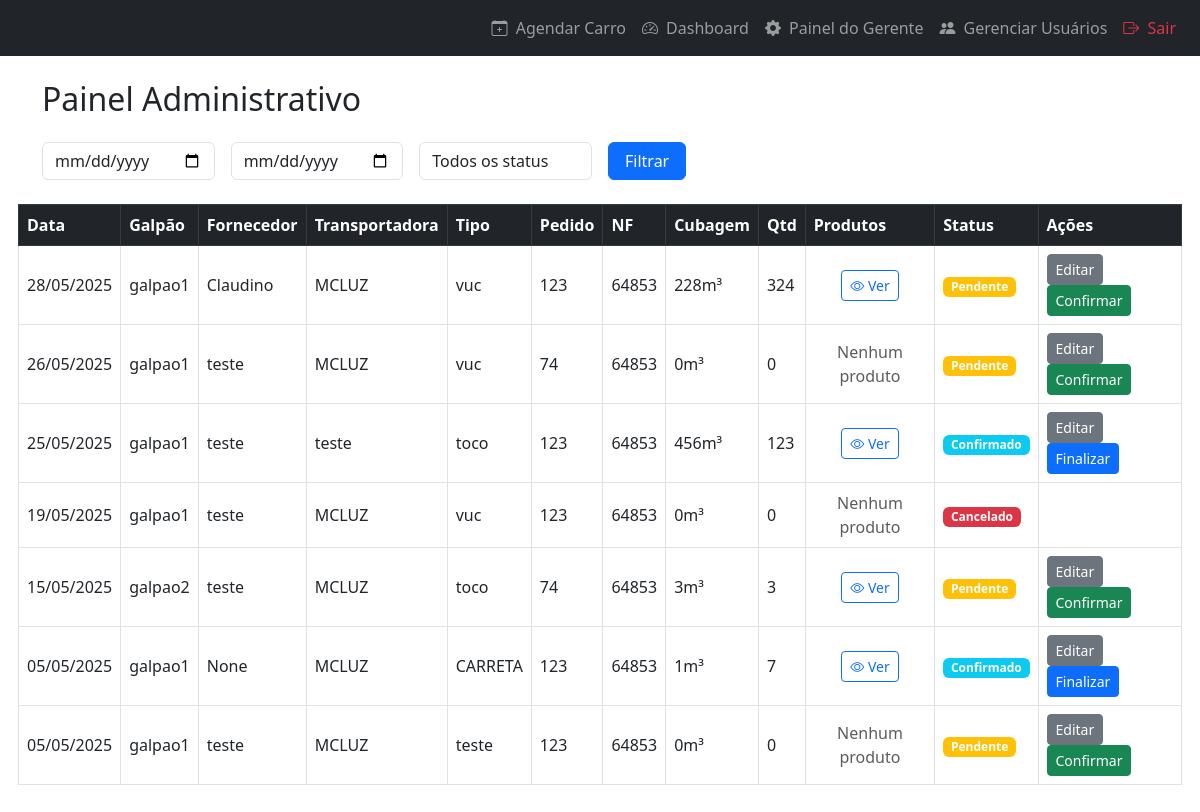
The app's page /painel-gerente/ (signed in) with its own data.
### agendamentos/models.py (models this page shows, shortened)
class Agendamento(models.Model):
    usuario = models.ForeignKey(settings.AUTH_USER_MODEL, on_delete=models.CASCADE)
    data_hora = models.DateTimeField()
    cnpj = models.CharField(max_length=18)
    fornecedor = models.CharField(max_length=100)
    email = models.EmailField(max_length=500)
    transportadora = models.CharField(max_length=100)
    nota_fiscal = models.IntegerField()
    pedido = models.CharField(max_length=100)
    GALPAO_CHOICES = [
        ('galpao1', 'galpão1'),
        ('galpao2', 'galpão2'),
        ('galpao3', 'galpão3'),
        ('galpãa4', 'galpão4'),
    ]
    galpao = models.CharField("Galpão", max_length=20,choices=GALPAO_CHOICES,)
    TIPO_CARRO_CHOICES = [
        ('vuc', 'VUC'),
        ('toco', 'Toco'),
        ('truck', 'Truck'),
        ('carreta', 'Carreta'),
    ]
    tipo_carro = models.CharField("Tipo", max_length=20,choices=TIPO_CARRO_CHOICES,)
    STATUS_CHOICES = [
        ('pendente', 'Pendente'),
        ('confirmado', 'Confirmado'),
        ('cancelado', 'Cancelado'),
        ('finalizado', 'Finalizado'),
    ]
    status = models.CharField(max_length=20, choices=STATUS_CHOICES, default='pendente')
    criado_em = models.DateTimeField(auto_now_add=True)
    def cubagem_total(self):
        return self.itens.aggregate(total=Sum('cubagem'))['total'] or 0
    def quantidade_total(self):
        return self.itens.aggregate(total=Sum('quantidade'))['total'] or 0

### agendamentos/views.py (the view)
# urls.py: path('painel-gerente/', views.painel_gerente, name='painel_gerente'),
@login_required
@user_passes_test(is_gerente)
def painel_gerente(request):
    data_inicial = request.GET.get('data_inicial')
    data_final = request.GET.get('data_final')
    status = request.GET.get('status')
    mercadoria = request.GET.get('mercadoria')
    agendamentos = Agendamento.objects.all()
    if data_inicial:
        try:
            data_inicial = datetime.strptime(data_inicial, '%Y-%m-%d').date()
            agendamentos = agendamentos.filter(data_hora__gte=data_inicial)
        except ValueError:
            pass
    if data_final:
        try:
            data_final = datetime.strptime(data_final, '%Y-%m-%d').date()
            agendamentos = agendamentos.filter(data_hora__lte=data_final)
        except ValueError:
            pass
    if status:
        agendamentos = agendamentos.filter(status=status)
    if mercadoria:
        agendamentos = agendamentos.filter(itens__mercadoria__icontains=mercadoria).distinct()
    agendamentos = agendamentos.order_by('-data_hora')
    paginator = Paginator(agendamentos, 10)
    page_number = request.GET.get('page')
    page_obj = paginator.get_page(page_number)
    context = {
        'page_obj': page_obj,
        'data_inicial': data_inicial,
        'data_final': data_final,
        'mercadoria': mercadoria,
        'status':status,
        'status_choices':Agendamento.STATUS_CHOICES,
        'mercadoria': mercadoria,
    }
    return render(request, 'agendamento/painel_gerente.html', context)

### agendamentos/views.py (called while the page is built)
def is_gerente(user):
    return user.is_authenticated and user.is_gerente

### templates/agendamento/painel_gerente.html (shortened to what this page needs)
{% extends 'base.html' %}
{% block content %}
<h2 class="mb-4">Painel Administrativo</h2>
<form method="get" class="row g-3 mb-4">
    <div class="col-md-2">
        <input type="date" name="data_inicial" class="form-control" value="{{ data_inicial|default:"" }}">
    </div>
    <div class="col-md-2">
        <input type="date" name="data_final" class="form-control" value="{{ data_final|default:"" }}">
    </div>
    <div class="col-md-2">
        <select name="status" class="form-control">
            <option value="" {% if not status %}selected{% endif %}>Todos os status</option>
        </select>
    </div>
    <div class="col-md-1 d-grid">
        <button type="submit" class="btn btn-primary">Filtrar</button>
    </div>
</form>
<div class="table-responsive row g-5 mb-4">
    <table class="table table-bordered table-hover align-middle">
        <thead class="table-dark">
            <tr>
                <th>Data</th>
                <th>Galpão</th>
                <th>Fornecedor</th>
                <th>Transportadora</th>
                <th>Tipo</th>
                <th>Pedido</th>
                <th>NF</th>
                <th>Cubagem</th>
                <th>Qtd</th>
                <th>Produtos</th>
                <th>Status</th>
                <th>Ações</th>
            </tr>
        </thead>
        <tbody>
            {% for ag in page_obj %}
                <tr>
                    <td>{{ ag.data_hora|date:"d/m/Y" }}</td>
                    <td>{{ ag.galpao }}</td>
                    <td>{{ ag.fornecedor }}</td>
                    <td>{{ ag.transportadora }}</td>
                    <td>{{ ag.tipo_carro }}</td>
                    <td>{{ ag.pedido }}</td>
                    <td>{{ ag.nota_fiscal }}</td>
                    <td>{{ ag.cubagem_total|floatformat:"-2" }}m³</td>
                    <td>{{ ag.quantidade_total|floatformat:"-2" }}</td>
                    <td class="text-center">
                        {% if ag.itens.exists %}
                            <button type="button" class="btn btn-outline-primary btn-sm" data-bs-toggle="modal" data-bs-target="#produtosModal{{ ag.id }}">
                                <i class="bi bi-eye"></i> Ver
                            </button>
                            </div>
                        {% else %}
                            <span class="text-muted">Nenhum produto</span>
                        {% endif %}
                    </td>
                    <td>
                        {% if ag.status == 'pendente' %}
                            <span class="badge bg-warning">Pendente</span>
                        {% elif ag.status == 'confirmado' %}
                            <span class="badge bg-info">Confirmado</span>
                        {% elif ag.status == 'cancelado' %}
                            <span class="badge bg-danger">Cancelado</span>
                        {% elif ag.status == 'finalizado' %}
                            <span class="badge bg-success">Finalizado</span>
                        {% endif %}
                    </td>
                    <td>
                        {% if ag.status == 'pendente' %}
                            <a href="{% url 'agendamento_editar' ag.pk %}" class="btn btn-secondary btn-sm">Editar</a>
                            <a href="{% url 'confirmar_agendamento' ag.id %}" class="btn btn-success btn-sm">Confirmar</a>
                        {% elif ag.status == 'confirmado' %}
                            <a href="{% url 'agendamento_editar' ag.pk %}" class="btn btn-secondary btn-sm">Editar</a>
                            <a href="{% url 'finalizar_agendamento' ag.id %}" class="btn btn-primary btn-sm">Finalizar</a>
                        {% else %}
                            {% comment %} <a href="{% url 'baixar_agendamento_pdf' ag.id %}" class="btn btn-outline-dark btn-sm" target="_blank">
                                <i class="bi bi-file-earmark-pdf"></i> PDF
                            </a>                         {% endcomment %}
                            {% comment %} <span class="text-muted">---</span> {% endcomment %}
                        {% endif %}
                    </td>
                </tr>
            {% empty %}
                <tr>
                    <td colspan="12" class="text-center">Nenhum agendamento encontrado.</td>
                </tr>
            {% endfor %}
{% endblock %}

### records on screen
Agendamento: data_hora "28/05/2025", galpao "galpao1", fornecedor "Claudino", transportadora "MCLUZ", tipo_carro "vuc", pedido "123", nota_fiscal "64853", cubagem_total "228", quantidade_total "324", status "Pendente"
Agendamento: data_hora "26/05/2025", galpao "galpao1", fornecedor "teste", transportadora "MCLUZ", tipo_carro "vuc", pedido "74", nota_fiscal "64853", cubagem_total "0", quantidade_total "0", shows "Nenhum produto", status "Pendente"
Agendamento: data_hora "25/05/2025", galpao "galpao1", fornecedor "teste", transportadora "teste", tipo_carro "toco", pedido "123", nota_fiscal "64853", cubagem_total "456", quantidade_total "123", status "Confirmado"
Agendamento: data_hora "19/05/2025", galpao "galpao1", fornecedor "teste", transportadora "MCLUZ", tipo_carro "vuc", pedido "123", nota_fiscal "64853", cubagem_total "0", quantidade_total "0", shows "Nenhum produto", status "Cancelado"
Agendamento: data_hora "15/05/2025", galpao "galpao2", fornecedor "teste", transportadora "MCLUZ", tipo_carro "toco", pedido "74", nota_fiscal "64853", cubagem_total "3", quantidade_total "3", status "Pendente"
Agendamento: data_hora "05/05/2025", galpao "galpao1", fornecedor "None", transportadora "MCLUZ", tipo_carro "CARRETA", pedido "123", nota_fiscal "64853", cubagem_total "1", quantidade_total "7", status "Confirmado"
Agendamento: data_hora "05/05/2025", galpao "galpao1", fornecedor "teste", transportadora "MCLUZ", tipo_carro "teste", pedido "123", nota_fiscal "64853", cubagem_total "0", quantidade_total "0", shows "Nenhum produto", status "Pendente"
